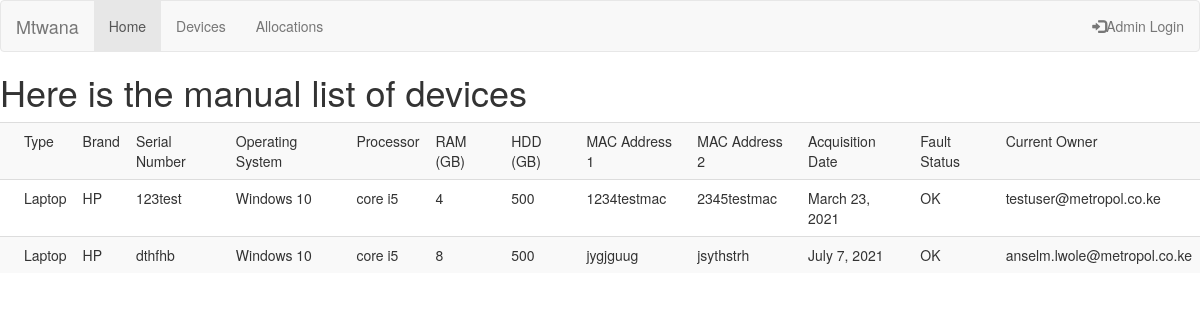
/devicelist/, run on the app's committed database.
### inventory/models.py (models this page shows, shortened)
class device(models.Model):
    type = models.ForeignKey('device_type', on_delete=models.CASCADE)
    brand = models.ForeignKey('brand_name', on_delete=models.CASCADE)
    serial_number = models.CharField(max_length=30, unique=True)
    operating_system = models.ForeignKey('operating_system', on_delete=models.CASCADE, null=True)
    processor = models.ForeignKey('processor', on_delete=models.CASCADE, null=True)
    Ram = models.CharField(max_length=15, null=True)
    HDD = models.CharField(max_length=15, null=True)
    MAC1 = models.CharField(max_length=30, help_text='Enter the first MAC address', null=True)
    MAC2 = models.CharField(max_length=30, help_text='Enter the second MAC address', null=True)
    date_of_purchase = models.DateField()
    is_faulty = models.BooleanField(default=False)
    allocated_to = models.ForeignKey('allocation', on_delete=models.CASCADE, null=True)

class device_type(models.Model):
    name = models.CharField(max_length=30, help_text='Enter the name of device type')
    def __str__(self):
        return self.name

class brand_name(models.Model):
    name = models.CharField(max_length=30,help_text='Enter model name')
    class Meta:
        ordering = ['-name']
    def __str__(self):
        return self.name

class operating_system(models.Model):
    name = models.CharField(max_length=30, help_text='Enter Operating system name')
    def __str__(self):
        return self.name

class processor(models.Model):
    name = models.CharField(max_length=30, help_text='Enter processor name')
    def __str__(self):
        return self.name

class allocation(models.Model):
    date = models.DateField()
    person = models.ForeignKey('UserProfile', on_delete=models.CASCADE)
    cost_center = models.ForeignKey('cost_center', on_delete=models.CASCADE)
    def __str__(self):
        return self.person.email

class UserProfile(models.Model):
    first_name = models.CharField('first name', max_length=150, blank=True)
    last_name = models.CharField('last name', max_length=150, blank=True)
    email = models.EmailField('email address', blank=True)
    phone = models.CharField('Phone number', max_length=20)
    department = models.ForeignKey('department', on_delete=models.CASCADE)
    is_dismissed = models.BooleanField(default=False)

### inventory/views.py (the view)
# urls.py: path('devicelist/', deviceListManual, name='devicepage'),
def deviceListManual(request):
    alldevices = device.objects.all()
    context = {'alldevices':alldevices}
    return render(request, 'devicelist.html', context)

### templates/devicelist.html
{% extends 'base.html' %}
{% block content %}
<h1>Here is the manual list of devices</h1>
<table class="table table-striped table-hover" >
    <th>
        <td>Type</td>
        <td>Brand</td>
        <td>Serial Number</td>
        <td>Operating System</td>
        <td>Processor</td>
        <td>RAM (GB)</td>
        <td>HDD (GB)</td>
        <td>MAC Address 1</td>
        <td>MAC Address 2</td>
        <td>Acquisition Date</td>
        <td>Fault Status</td>
        <td>Current Owner</td>
    </th>
     {% for device in alldevices %}
    <tr>
               <td></td>
               <td>{{device.type}}</td>
                <td>{{device.brand}}</td>
                <td>{{device.serial_number}}</td>
                <td>{{device.operating_system}}</td>
                <td>{{device.processor}}</td>
                <td>{{device.Ram}}</td>
                <td>{{device.HDD}}</td>
                <td>{{device.MAC1}}</td>
                <td>{{device.MAC2}}</td>
                <td>{{device.date_of_purchase}}</td>
                <td>{{ device.is_faulty|yesno:"Faulty,OK" }}</td>
                <td>{{device.allocated_to}}</td>
    </tr>
    {% endfor %}
</table>
{% endblock content %}

### templates/base.html (shortened to what this page needs)
<!DOCTYPE html>
<html lang="en">
<head>
     <link rel="stylesheet" href="https://maxcdn.bootstrapcdn.com/bootstrap/3.4.1/css/bootstrap.min.css">
</head>
<body>
<nav class="navbar navbar-default">
    <div class="container-fluid">
        <div class="navbar-header">
            <a class="navbar-brand" href="#">Mtwana</a>
        </div>
        <ul class="nav navbar-nav">
            <li class="active"><a href="{% url 'homepage' %}">Home</a></li>
            <li><a href="{% url 'devicepage' %}">Devices</a></li>
            <li><a href="{% url 'allocationpage' %}">Allocations</a></li>
        </ul>
        <ul class="nav navbar-nav navbar-right">
            <li><a href="{% url 'admin:index' %}"><span class="glyphicon glyphicon-log-in"></span>Admin Login</a></li>
        </ul>
    </div>
</nav>
{% block content %}
{% endblock content %}
</body>
</html>

### data on the page
device: type "Laptop", brand "HP", serial_number "123test", operating_system "Windows 10", processor "core i5", Ram "4", HDD "500", MAC1 "1234testmac", MAC2 "2345testmac", date_of_purchase "March 23, 2021", is_faulty "OK", allocated_to "testuser@metropol.co.ke"
device: type "Laptop", brand "HP", serial_number "dthfhb", operating_system "Windows 10", processor "core i5", Ram "8", HDD "500", MAC1 "jygjguug", MAC2 "jsythstrh", date_of_purchase "July 7, 2021", is_faulty "OK", allocated_to "anselm.lwole@metropol.co.ke"
